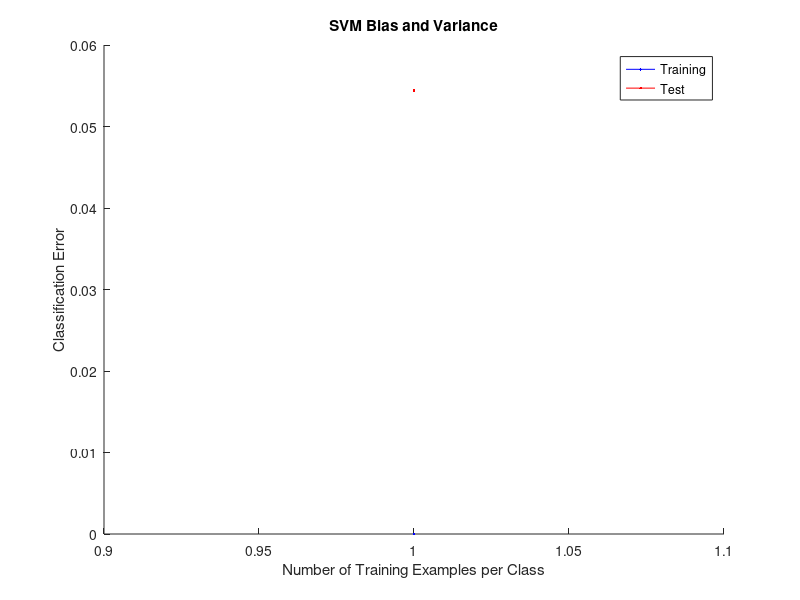

Here is the MATLAB script that generated this plot:

function classifyGestures  
    clear all; clear;
    
    %Using the larger test data for training increases performance
    O = load('O.txt');
    X = load('X.txt');
    Z = load('Z.txt');
	V = load('V.txt');
    W = load('W.txt');
      
    %num_features = size(O ,2);
    %plotGestureData(O, 1);
    %plotGestureData(X, 2);
    %plotGestureData(Z, 3);
	%plotGestureData(V, 3);
	
    
	%plotThresholds(O, X,Z,V,W, 4.6);
	
    
    
    O = truncateGestureData(O);
	X = truncateGestureData(X);
	Z = truncateGestureData(Z);
	V = truncateGestureData(V);
	W = truncateGestureData(W); 
    
    
    O = smoothGestureData(O);
	X = smoothGestureData(X);
	Z = smoothGestureData(Z);
	V = smoothGestureData(V);
    W = smoothGestureData(W);
	
    O = normalizeData(O);
    X = normalizeData(X);
	Z = normalizeData(Z);
	V = normalizeData(V);
	W = normalizeData(W);
	
    O = addDFT(O);
    X = addDFT(X);
    Z = addDFT(Z);
    V = addDFT(V);
    W = addDFT(W);
	
    O = addMeanVariance(O);
    X = addMeanVariance(X);
    Z = addMeanVariance(Z);
    V = addMeanVariance(V);
    W = addMeanVariance(W);
	
	
	
	
	
	
	

	
	
	
	
    
	
	training_instance_matrix = [O; X; Z; V; W;];
	
    training_label_vector = [zeros(size(O, 1), 1); ones(size(X, 1), 1); 2 * ones(size(Z, 1), 1); 3 * ones(size(V, 1), 1); 4 * ones(size(W,1),1)];
    numClasses = 5;
    
    %plotGestureData(training_instance_matrix(1:size(O, 1),:), 4);
    	
	min_endpoint = 1;
	max_endpoint = 1;
	
	trainAccuracy = zeros(1, max_endpoint - min_endpoint + 1);
	testAccuracy = zeros(numClasses + 1, max_endpoint - min_endpoint + 1);
    
    %m is examples from each class
	for m = min_endpoint:max_endpoint
	    numCorrectTest = zeros(numClasses, 1);
	    numCorrectTrain = zeros(numClasses, 1);
        totalTest = zeros(numClasses, 1);
	    %Resample
	    iterations = 1000;
	    for i = 1:iterations    
	        [X_train, X_test, y_train, y_test] = getRandomSplitExamples(training_instance_matrix, training_label_vector, m, numClasses);
	        
			
			%radial basis (gaussian) SVM (set -v 10 for 10-fold cross
	        %validation)
	        model = svmtrain(y_train, X_train, '-s 0 -t 0'); %try linear kernel -t 0 or gaussian -t 2
	        %Training error - it's always 100%
	        train_predictions = svmpredict(y_train, X_train, model);
            [currCorrectTrain, totalTested] = findNumCorrect(train_predictions, y_train, numClasses);
	        numCorrectTrain = numCorrectTrain +  currCorrectTrain;
	        %Testing error
	        test_predictions = svmpredict(y_test, X_test, model);
            [currCorrectTest, totalTested] = findNumCorrect(test_predictions, y_test, numClasses);
            
	        numCorrectTest = numCorrectTest +  currCorrectTest;
            totalTest = totalTest + totalTested;
	    end
	    trainAccuracy(1, m - min_endpoint + 1) = sum(numCorrectTrain) / (iterations * numClasses * m);
        testAccuracy(1:numClasses, m - min_endpoint + 1) = numCorrectTest ./ totalTest;
	    testAccuracy(numClasses + 1, m - min_endpoint + 1) = sum(numCorrectTest) / (iterations * (size(training_instance_matrix, 1) - numClasses * m));  
    end

	trainAccuracy
	
    testAccuracy(1:numClasses, :)
	
	testAccuracy(numClasses + 1, :)
	
    
	%%% Plot "Bias and Variance" %%%
	
	fig = figure;
	hold on;

	X_data = min_endpoint:max_endpoint;
	plot(X_data, 1 - trainAccuracy, 'b');
	plot(X_data, 1 - testAccuracy(6, :), 'r');

	title('SVM Bias and Variance');
	xlabel('Number of Training Examples per Class');
	ylabel('Classification Error');
	legend('Training', 'Test');
	% for some reason I can't view the plot, so I save it
	%print -dpdf fig; % saved in fig.pdf
	%saveas(fig, 'plot-box-filter.png')
	
end

function GG = addDFT(G)
    [GX, GY, GZ] = splitData(G);

    %21 point FFT
    fftX = real(fft(GX, 21, 2));
    fftY = real(fft(GY, 21, 2));
    fftZ = real(fft(GZ, 21, 2));
    
    GG = [G fftX fftY fftZ];

end

function GG = addMeanVariance(G)
    [GX, GY, GZ] = splitData(G);

	
	uX = mean(GX, 2);
	uY = mean(GY, 2);
	uZ = mean(GZ, 2);
	
	sX = std(GX, 0, 2);
	sY = std(GY, 0, 2);
	sZ = std(GZ, 0, 2);
    
    GG = [G uX uY uZ sX sY sZ];
end

function plotThresholds(O,X,Z,V,W,factor)
       
    thresholds = zeros(5, size(O,1));
    count = 1;
    for k = 1:size(O, 1)
        thresholds(:, k) = [noiseNormThresholdFn(O(k, :), factor); 
                        noiseNormThresholdFn(X(k, :), factor); 
                        noiseNormThresholdFn(Z(k, :), factor); 
                        noiseNormThresholdFn(V(k, :), factor); 
                        noiseNormThresholdFn(W(k, :), factor);];
    end
    
    figure;
    for i = 1:5
        plot(thresholds(i,:))
        hold on;
    end
    legend('O', 'X', 'Z', 'V', 'W');
    title('Truncation Thresholds');
    hold off;



end
function [numCorrect, totalTested] = findNumCorrect(pred, actual, numClasses)
    numCorrect = zeros(numClasses, 1);
    totalTested = zeros(numClasses, 1);
    for i = 1:size(pred,1)
       if pred(i) == actual(i)
           numCorrect(actual(i) + 1, 1) = numCorrect(actual(i) + 1, 1) + 1;
       end
       totalTested(actual(i) + 1, 1) = totalTested(actual(i) + 1, 1) + 1;
    end
end

function [X_train, X_test, y_train, y_test] = getRandomSplitExamples(X, y, m, numClasses)
    X_train = zeros(m * numClasses, size(X,2));
    X_test = zeros(size(X,1) - m * numClasses, size(X,2));
    y_train = zeros(m * numClasses, 1);
    y_test = zeros(size(y ,1) - m * numClasses, 1);
    
    x_train_count = 1;
    x_test_count = 1;
    y_train_count = 1;
    y_test_count = 1;
    
    currClass = 0;
    lastClassIndex = 1; %one past the index of the last class
    for i = 1:size(y,1)
        
        
        if i == size(y,1) || y(i,1) ~= currClass
            if i == size(y,1)
                currClassIndex = i;
            else
                currClassIndex = i-1;
            end
            
            indices = datasample(lastClassIndex:currClassIndex, m, 'Replace',false);
            
            for j = lastClassIndex:currClassIndex
                if any(j==indices)
                    X_train(x_train_count, :) = X(j,:);
                    y_train(y_train_count, :) = y(j,:);
                    x_train_count = x_train_count + 1;
                    y_train_count = y_train_count + 1;
                else
                    X_test(x_test_count, :) = X(j, :);
                    y_test(y_test_count, :) = y(j, :);
                    x_test_count = x_test_count + 1;
                    y_test_count = y_test_count + 1;
                end
            end
            
            lastClassIndex = i;
            currClass = y(i,1);
        end
        
        
        
    end
    
    shufflerMatrix = [X_test y_test];
    shufflerMatrix = shufflerMatrix(randperm(size(shufflerMatrix,1)),:);
    
    X_test = shufflerMatrix(:,1:end-1);
    y_test = shufflerMatrix(:,end);
end

function GG = truncateGestureData(G)
	
	GG = G;
	
	
	for k = 1:size(GG, 1)
		
		GG(k, :) = truncateGestureExample(GG(k, :));
		
    end
	
end

function threshold = noiseNormThresholdFn(G, factor)
    threshold = std(G)^0.5 / factor; %4.3 was good
end

function GG = truncateGestureExample(G)
	
	[X, Y, Z] = splitData(G);
	
	% Truncate a fixed amount from both ends to remove noise.
	% If this is not done, then truncating a variable amount will not work 
	% effectively because for many training examples there is a sharp incline
	% between times 1 and 5; this incline appears to be noise.
	%
	% Truncating a fixed small amount doesn't appear to have any effect on
	% accuracy.
	
	noiseDelta = 10;
	
	X = X(1, (noiseDelta + 1):size(X, 2));
	%GX(:, (100 - noiseDelta):100) = 0;
	
	Y = Y(1, (noiseDelta + 1):size(Y, 2));
	%GY(:, (100 - noiseDelta):100) = 0;
	
	Z = Z(1, (noiseDelta + 1):size(Z, 2));
	%GZ(:, (100 - noiseDelta):100) = 0;
	
	
	%noiseDelta2 = 1;
	
	%X = X(1, 1:(size(X, 2) - noiseDelta2));
	%GX(:, (100 - noiseDelta):100) = 0;
	
	%Y = Y(1, 1:(size(Y, 2) - noiseDelta2));
	%GY(:, (100 - noiseDelta):100) = 0;
	
	%Z = Z(1, 1:(size(Z, 2) - noiseDelta2));
	
	
	
	GX = X;
	GY = Y;
	GZ = Z;
	
	
	% Now time to truncate variable amount from both ends.
	%
	% Truncating variable amount won't be effective on gestures with change in
	% acceleration because the whole thing will be truncated! We will add some 
	% threshold on how much you can truncate.
	
    %noiseNormThreshold = noiseNormThresholdFn(G, 4.57);
	
    %noiseNormThreshold = 0.18395; %for normalize then truncate
	
    %noiseNormThreshold = std(G)^0.5 / 4.6; %4.3 was good
	noiseNormThreshold = std(G)^0.5 / 4.57;
	
	%noiseNormThreshold = 2.02 / std(G)^0.5;
	
	%noiseNormThreshold = 0.5;
	
	% Truncate from left side
	
	bound = size(X, 2);
	
	
	
	
	for k = 1:bound
		
		diffNorm = sqrt((X(k) - X(1))^2 + (Y(k) - Y(1))^2 + (Z(k) - Z(1))^2);
		
		if (diffNorm < noiseNormThreshold)
			GX(1) = [];
			GY(1) = [];
			GZ(1) = [];
		else
			break;
		end
		
	end
	
	
	% Truncate from right side
	
	for k = bound:-1:1
		
		diffNorm = sqrt((X(k) - X(bound))^2 + (Y(k) - Y(bound))^2 + (Z(k) - Z(bound))^2);
		
		if (diffNorm < noiseNormThreshold)
			rightist = size(GX, 2);
			GX(rightist) = [];
			GY(rightist) = [];
			GZ(rightist) = [];
		else
			break;
		end
		
	end
	
	
	% Linear interpolation to grow back to size 300!
	
	%
	% Try different interpolations!
	%
	
	domain = 1:100;
	
	domain = (domain - 1) .* ((size(GX, 2) - 1) / (length(domain) - 1)) + 1;
	
	
	
	NGX = interp1(1:size(GX, 2), GX, domain);
	NGY = interp1(1:size(GY, 2), GY, domain);
	NGZ = interp1(1:size(GZ, 2), GZ, domain);
	
	
	GG = [NGX NGY NGZ];
end

function GG = normalizeData(G)
    [GX, GY, GZ] = splitData(G);

	
	uX = mean(GX, 2);
	uY = mean(GY, 2);
	uZ = mean(GZ, 2);
	
	sX = std(GX, 0, 2);
	sY = std(GY, 0, 2);
	sZ = std(GZ, 0, 2);
	
	uX = repmat(uX, 1, size(GX, 2));
	uY = repmat(uY, 1, size(GY, 2));
	uZ = repmat(uZ, 1, size(GZ, 2));
	
	sX = repmat(sX, 1, size(GX, 2));
	sY = repmat(sY, 1, size(GY, 2));
	sZ = repmat(sZ, 1, size(GZ, 2));
	
	GX = (GX - uX) ./ sX;
	GY = (GY - uY) ./ sY;
	GZ = (GZ - uZ) ./ sZ;
	
	GG = [GX GY GZ];

end
function GG = smoothGestureData(G)
	[GX, GY, GZ] = splitData(G);

	
	GX = smoothData(GX);
	GY = smoothData(GY);
	GZ = smoothData(GZ);

	
	GG = [GX GY GZ];
	
	
end

function output = smoothData(input)
	%output = smoothts(input, 'b', 25);
	
	
	
	%Moving average filter
	%windowSize = 5;

	%b = (1/windowSize)*ones(1,windowSize)
	%a = 1;
	%output = filter(b,a,input);
	
	
	
	%Low pass filter
	a = 0.3;
	output = filter(a, [1 a-1], input, [] , 2);
end

function [X,Y,Z] = splitData(G)
	d = floor(size(G, 2) / 3);
    X = G(:, 1:d);
    Y = G(:, (d + 1):(2 * d));
    Z = G(:, (2 * d + 1):(3 * d)); 
end

function plotGestureData(G, figure_count)
    figure_num = (figure_count - 1) * 2 + 1;
    figure(figure_num);
    [X,Y,Z] = splitData(G);
    for i = 1:size(X,1)
        plot3(X(i,:),Y(i,:),Z(i,:));
        hold on;
    end
    title('All training examples');
    hold off;
    
    figure(figure_num + 1);
    plot3(X(1,:),Y(1,:),Z(1,:));
    title('One(first) training example');
    
end